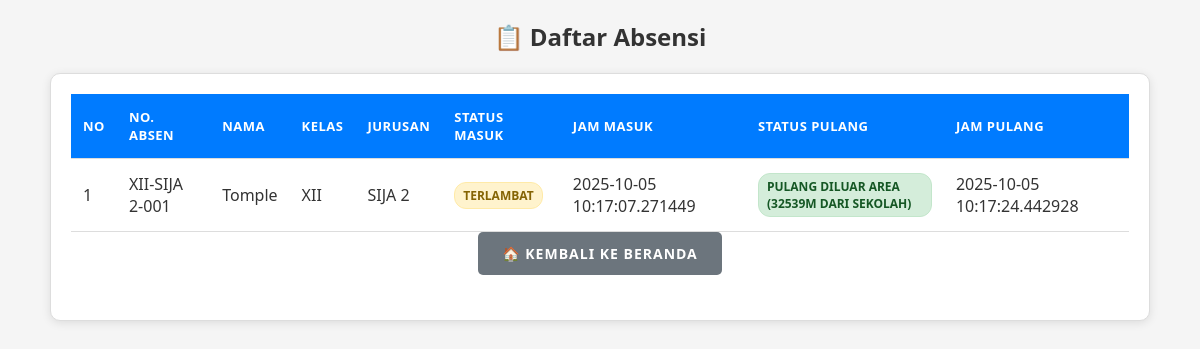
Before: /absensi with the older database file.
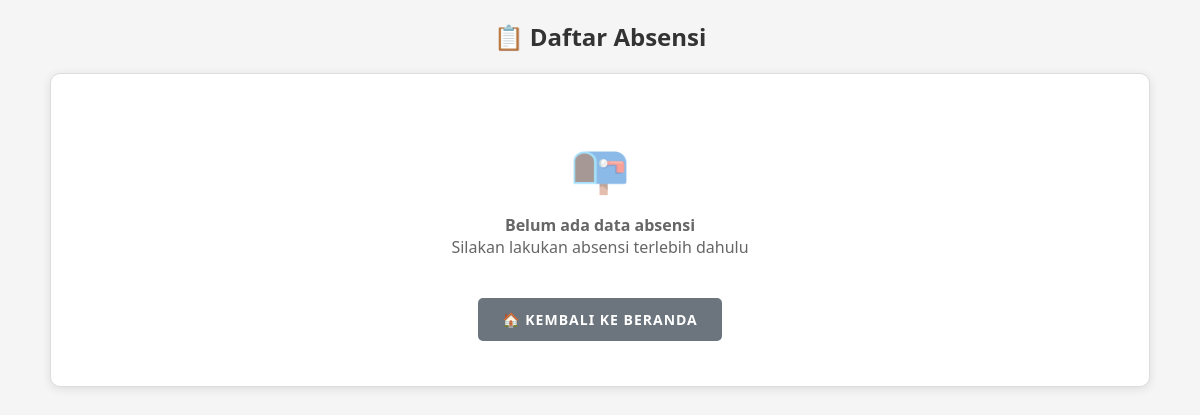
After: the same page with the newer database file.
### tables this page shows
CREATE TABLE absensi (
            id INTEGER PRIMARY KEY AUTOINCREMENT,
            siswa_id INTEGER,
            nama TEXT NOT NULL,
            kelas TEXT NOT NULL,
            jurusan TEXT NOT NULL,
            latitude REAL,
            longitude REAL,
            status TEXT NOT NULL,
            waktu TIMESTAMP DEFAULT CURRENT_TIMESTAMP
        , waktu_pulang TIMESTAMP, status_pulang TEXT, latitude_pulang REAL, longitude_pulang REAL);

### app.py (the view, shortened to what this page needs)
@app.route("/absensi")
def absensi_user():
    conn = sqlite3.connect(DB_NAME)
    cur = conn.cursor()
    cur.execute("PRAGMA table_info(absensi)")
    columns = [col[1] for col in cur.fetchall()]
    if 'status_pulang' in columns:
        cur.execute("""
            SELECT a.nama, a.kelas, a.jurusan, a.status, a.waktu,
                   a.status_pulang, a.waktu_pulang,
                   COALESCE(s.nomor_absen, '-') as nomor_absen
            FROM absensi a
            LEFT JOIN siswa s ON a.siswa_id = s.id
            ORDER BY a.waktu DESC
        """)
    absensi = cur.fetchall()
    conn.close()
    return render_template("user/absensi.html", absensi=absensi)

### templates/user/absensi.html (shortened to what this page needs)
<!DOCTYPE html>
<html lang="id">
<head>
</head>
<body>
<div class="container">
    <h2>📋 Daftar Absensi</h2>
    <div class="table-container">
        {% if absensi %}
        <table>
    <thead>
        <tr>
            <th>No</th>
            <th>No. Absen</th>
            <th>Nama</th>
            <th>Kelas</th>
            <th>Jurusan</th>
            <th>Status Masuk</th>
            <th>Jam Masuk</th>
            <th>Status Pulang</th>
            <th>Jam Pulang</th>
        </tr>
    </thead>
    <tbody>
        {% for a in absensi %}
<tr>
  <td data-label="No">{{ loop.index }}</td>
  <td data-label="No. Absen">{{ a[7] }}</td>
  <td data-label="Nama">{{ a[0] }}</td>
  <td data-label="Kelas">{{ a[1] }}</td>
  <td data-label="Jurusan">{{ a[2] }}</td>
  <td data-label="Status Masuk">
    {% if "HADIR" in a[3] %}
      <span class="status-badge status-hadir">{{ a[3] }}</span>
    {% elif "TERLAMBAT" in a[3] or "DILUAR AREA" in a[3] %}
      <span class="status-badge status-terlambat">{{ a[3] }}</span>
    {% else %}
      <span class="status-badge status-alpha">{{ a[3] }}</span>
    {% endif %}
  </td>
  <td data-label="Waktu Masuk">{{ a[4] }}</td>
  <td data-label="Status Pulang">
    {% if a[5] %}
      <span class="status-badge status-hadir">{{ a[5] }}</span>
    {% else %}
      <span style="color:#999;">Belum Pulang</span>
    {% endif %}
  </td>
  <td data-label="Waktu Pulang">
    {% if a[6] %}
      {{ a[6] }}
    {% else %}
      <span style="color:#999;">-</span>
    {% endif %}
  </td>
</tr>
{% endfor %}
    </tbody>
</table>
        {% else %}
        <div class="no-data">
            <div class="no-data-icon">📭</div>
            <p><strong>Belum ada data absensi</strong></p>
            <p>Silakan lakukan absensi terlebih dahulu</p>
        </div>
        {% endif %}
         <div class="button-group">
        <a href="{{ url_for('index') }}" class="button secondary">🏠 Kembali ke Beranda</a>
    </div>
    </div>
</div>
</body>
</html>

### templates/user/absensi.html (style rules this page uses)
* { margin: 0; padding: 0; box-sizing: border-box; font-family: 'Segoe UI', Tahoma, Geneva, Verdana, sans-serif; }
body { background: #f5f5f5; color: #333; padding: 20px; margin: 0; min-height: 100vh; }
h2 { text-align: center; margin-bottom: 20px; color: #333; font-weight: 600; }
.container { max-width: 1100px; margin: 0 auto; }
.button-group { display: flex; gap: 15px; margin-bottom: 25px; flex-wrap: wrap; justify-content: center; }
a.button { display: inline-block; padding: 12px 24px; background: #007bff; color: white; text-decoration: none; border-radius: 5px; font-weight: 600; transition: all 0.3s ease; text-transform: uppercase; letter-spacing: 1px; font-size: 14px; }
a.button.secondary { background: #6c757d; }
.table-container { background: #fff; padding: 20px; border-radius: 10px; box-shadow: 0 2px 10px rgba(0,0,0,0.1); border: 1px solid #ddd; overflow-x: auto; }
.no-data { text-align: center; padding: 40px 20px; color: #666; font-size: 16px; }
.no-data-icon { font-size: 48px; margin-bottom: 15px; opacity: 0.5; }
html { scroll-behavior: smooth; }

Changed rows visible on the page:
removed absensi: a "XII-SIJA 2-001", nama "Tomple", kelas "XII", jurusan "SIJA 2", status "TERLAMBAT", waktu "2025-10-05 10:17:07.271449", status_pulang "PULANG DILUAR AREA (32539M DARI SEKOLAH)", waktu_pulang "2025-10-05 10:17:24.442928"
Other visible differences:
text no longer shown: "NO NO. ABSEN NAMA KELAS JURUSAN STATUS MASUK JAM MASUK STATUS PULANG JAM PULANG"
text now shown: "📭 Belum ada data absensi Silakan lakukan absensi terlebih dahulu"
